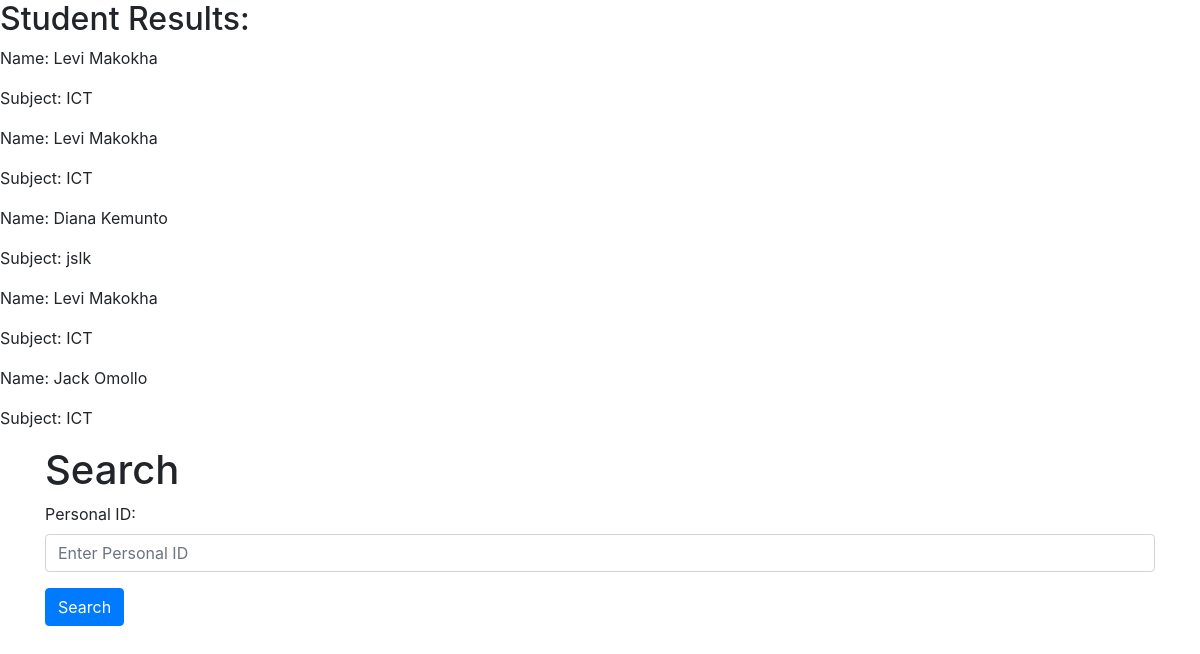
Screenshot of /test2.php with the database file from the repository.
### tables this page shows
CREATE TABLE `teacher_student_schedule` (
  `id` int(11) NOT NULL,
  `teacherName` varchar(255) NOT NULL,
  `personalId` int(11) NOT NULL,
  `studentName` varchar(255) NOT NULL,
  `date` date NOT NULL,
  `timeIn` time NOT NULL,
  `timeOut` time NOT NULL,
  `subject` varchar(255) NOT NULL,
  `topic` varchar(255) NOT NULL,
  `subtopic` varchar(255) NOT NULL,
  `comments` text DEFAULT NULL,
  `created_at` timestamp NOT NULL DEFAULT current_timestamp()
);

### test2.php (the view, shortened to what this page needs)
<?php
$servername = "localhost";
$username = "root";
$password = "omulodi54";
$dbname = "school";
$conn = new mysqli($servername, $username, $password, $dbname);
$personalId = $_GET['personalId'];
$studentQuery = "SELECT * FROM teacher_student_schedule WHERE personalId = '$personalId'";
$studentResult = $conn->query($studentQuery);
if ($studentResult->num_rows > 0) {
  echo "<h2>Student Results:</h2>";
  while ($row = $studentResult->fetch_assoc()) {
    echo "<p>Name: " . $row["teacherName"] . "</p>";
    echo "<p>Subject: " . $row["subject"] . "</p>";
  }
}
?>
<!DOCTYPE html>
<html lang="en">
<head>
  <link rel="stylesheet" href="https://maxcdn.bootstrapcdn.com/bootstrap/4.5.2/css/bootstrap.min.css">
</head>
<body>
  <div class="container">
    <h1>Search</h1>
    <div class="form-group">
      <label for="personalId">Personal ID:</label>
      <input type="text" class="form-control" id="personalId" placeholder="Enter Personal ID">
    </div>
    <button type="button" class="btn btn-primary" onclick="search()">Search</button>
  </div>
</body>
</html>

### rows the page displays
teacher_student_schedule: teacherName "Levi Makokha", subject "ICT"
teacher_student_schedule: teacherName "Levi Makokha", subject "ICT"
teacher_student_schedule: teacherName "Diana Kemunto", subject "jslk"
teacher_student_schedule: teacherName "Levi Makokha", subject "ICT"
teacher_student_schedule: teacherName "Jack Omollo", subject "ICT"
